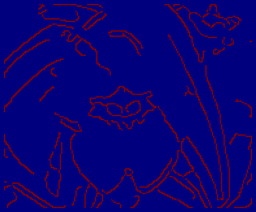
#> input picture A2/test.png, 256 x 212 px, shrunk from 591 x 489 before the run
$ python p4.py ../A2/test.png ../A2/theta.png ../A2/theta.png ../A2/theta.png ../A2/theta.png   (older library calls are emulated)
#> lines starting #> are read from the running program, lines starting #| are printed output that depends on the picture
import os
from PIL import Image
from pylab import *
import numpy as np
import matplotlib.pyplot as plt
import matplotlib.cbook as cbook
import random
import time
import matplotlib.image as mpimg
import scipy as sci
import scipy.misc
from scipy.signal import convolve2d as conv

def main(argv):
    gray()
    back1 = []; back2 = []; new_back = []; im1 = []; im2 = []

    # Make sure that the argument is correct
    if len(argv) != 3 and len(argv) != 6:
        sys.exit('Usage: run A1.py <file-segment identifier> <new background> '
        + 'or run A1.py <background1> <background2> <new background> '
        + '<composition1> <composition2>')
    # Set the images
    elif len(argv) == 3:
        try:
            back1 = imread('./imgs/'+argv[1]+'-backA.jpg')/255.0
            back2 = imread('./imgs/'+argv[1]+'-backB.jpg')/255.0
            new_back = imread(argv[2])/255.0

            im1 = imread('./imgs/'+argv[1]+'-compA.jpg')/255.0
            im2 = imread('./imgs/'+argv[1]+'-compB.jpg')/255.0
        except IOError as e:
            sys.exit("I/O error({0}): {1}".format(e.errno, e.strerror))
        except:
            sys.exit("Unexpected error", sys.exc_info()[0])
    elif len(argv) == 6:
        try:
            back1 = imread(argv[1])/255.0
            back2 = imread(argv[2])/255.0
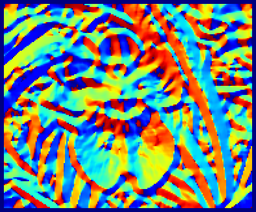
#> input picture A2/theta.png, 256 x 212 px, shrunk from 591 x 489 before the run
            new_back = imread(argv[3])/255.0

            im1 = imread(argv[4])/255.0
            im2 = imread(argv[5])/255.0
        except IOError as e:
            sys.exit("I/O error({0}): {1}".format(e.errno, e.strerror))
        except:
            sys.exit("Unexpected error", sys.exc_info()[0])

    # Make sure all the images are of the same shape
    if (back1.shape != back2.shape or back1.shape != new_back.shape or
    back1.shape != im1.shape or back1.shape != im2.shape):
        sys.exit("Images do not match")

    # Create the constant part of the equation
    setup = np.array([[1,0,0,1,0,0],[0,1,0,0,1,0],[0,0,1,0,0,1]])

    # Set up the canvas
    height, width, ch = back1.shape
#> height = 212; width = 256; ch = 4
    canvas = np.zeros((height, width, 3))
    foreground = np.zeros((height, width, 3))
    alpha = np.zeros((height, width))

    # Iterate over every pixel
    for i in range(height):
        for j in range(width):
            # Set the backgorund and colour info into a vector
            background = hstack((back1[i][j][:3], back2[i][j][:3]))
            colour = hstack((im1[i][j][:3], im2[i][j][:3]))

            # Combine the vectors into A and b to solve for x
            A = np.transpose(vstack((setup, -1*background)))
            A_inv = linalg.pinv(A)
            b = np.transpose(colour - background)

            x = np.dot(A_inv, b)
            foreground[i][j] = x[0:3]
            canvas[i][j] = foreground[i][j] + (1-x[3])*new_back[i][j][:3]
            alpha[i][j] = x[3]
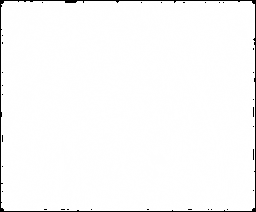
#> alpha: shape (212, 256) float64; min 0, max 1, mean 0.98

    # Post-processing; clip the images, display, and save them
    canvas = np.clip(canvas, 0, 1)
    foreground = np.clip(foreground, 0, 1)
    alpha = np.clip(alpha, 0, 1)
    figure(1); imshow(canvas)
    figure(2); imshow(alpha)
    figure(3); imshow(foreground)

    imsave('./new_comp.jpg', canvas)
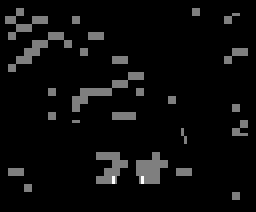
#> saved as new_comp.jpg: shape (212, 256, 3); min 0, max 2, mean 0.0923; drawn with min black and max white
    imsave('./foreground.jpg', foreground)
    imsave('./alpha.jpg', alpha)


if __name__ == "__main__":
    sys.exit(main(sys.argv))
#> (the program exits here)
